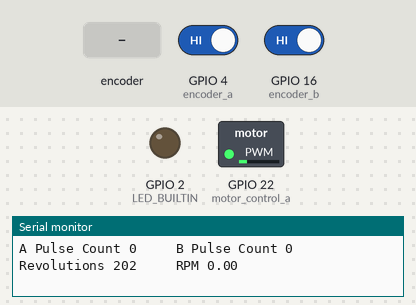
This sketch was run on a simulated ESP32. On the bench: switched loads named in the sketch (green lamp = pin HIGH), output pins drawn as LEDs (lit = HIGH), the last lines printed to the serial monitor. The test bench sets the inputs (shaded band); at power-on: GPIO 4 (encoder_a) HIGH, GPIO 16 (encoder_b) HIGH. Pins used as bus, display or sensor lines are not drawn.

Above: at 1.2 s.
1.3 s: rotary encoder on GPIO 4 (encoder_a) / GPIO 16 (encoder_b) turned 1 step (first pin leading)
At 1.9 s:
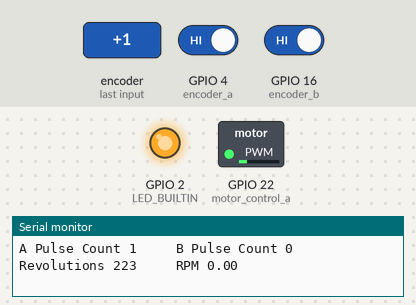
3.0 s: rotary encoder on GPIO 4 (encoder_a) / GPIO 16 (encoder_b) turned 2 steps (second pin leading)
At 3.8 s:
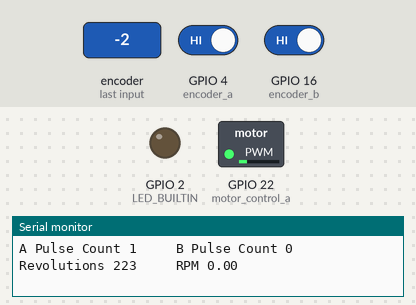
Timing chart, 0 to 6.0 s (numbered marks = the images above; inputs shaded):
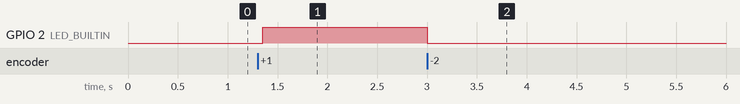

Measured:
- after the input at 1.3 s, GPIO 2 (LED_BUILTIN): LOW → HIGH after 0.05 s
- after the input at 3.0 s, GPIO 2 (LED_BUILTIN): HIGH → LOW at once

The sketch:

MicroMotorTest.ino
```cpp
int LED_BUILTIN = 2;
int encoder_a = 4;
int encoder_b = 16;
volatile int encoder_a_state = 0;
volatile int encoder_a_prev_state = 0;
volatile int encoder_b_state = 0;
volatile int encoder_b_prev_state = 0;
bool encoder_a_changed = false;
bool encoder_b_changed = false;
bool is_forwards = false;
bool go_forwards = true;

long previous_millis = 0;
long interval = 500;  // interval at which to change motor direction (milliseconds)

int motor_control_a = 22;
int motor_control_b = 23;


const int PWM_CHANNEL_A = 0;    // ESP32 has 16 channels which can generate 16 independent waveforms
const int PWM_CHANNEL_B = 0;    // ESP32 has 16 channels which can generate 16 independent waveforms
const int PWM_FREQ = 500;     // Recall that Arduino Uno is ~490 Hz. Official ESP32 example uses 5,000Hz
const int PWM_RESOLUTION = 8; // We'll use same resolution as Uno (8 bits, 0-255) but ESP32 can go up to 16 bits

// The max duty cycle value based on PWM resolution (will be 255 if resolution is 8 bits)
const int MAX_DUTY_CYCLE = (int)(pow(2, PWM_RESOLUTION) - 1);

volatile long pulse_count_a = 0;
volatile long pulse_count_b = 0;
long previous_pulse_count_a = 0;
long previous_pulse_count_b = 0;
int revolutions = 0;
// 7 CPR
// 210 reduction ratio
// 2940 pulses-per-rev (pulse = STATE CHANGE) [7*210*2]
const int PULSES_PER_REV = 2940;

float rpm = 0;


void IRAM_ATTR isrEncoderAChange(){
  encoder_a_state = digitalRead(encoder_a);
  pulse_count_a++;
}


void IRAM_ATTR isrEncoderBChange(){
  encoder_b_state = digitalRead(encoder_b);
  pulse_count_b++;
}


void motorChangeDirection(){
  if(go_forwards){
    go_forwards = false;
    motorBackwards(50);
  } else {
    go_forwards = true;
    motorForwards(50);
  }
}


void motorTest(){
  // go forwards
  ledcDetachPin(motor_control_b);
  ledcAttachPin(motor_control_a, PWM_CHANNEL_A);

  // fade up PWM on given channel
  for(int dutyCycle = 0; dutyCycle <= MAX_DUTY_CYCLE; dutyCycle++){
    ledcWrite(PWM_CHANNEL_A, dutyCycle);
    Serial.print(" Duty cycle set to ");
    Serial.println(dutyCycle);
    delay(100);
  }

  // turn off channel A
  ledcWrite(PWM_CHANNEL_A, 0);

  // go backwards
  ledcDetachPin(motor_control_a);
  ledcAttachPin(motor_control_b, PWM_CHANNEL_B);

  // fade up PWM on given channel
  for(int dutyCycle = 0; dutyCycle <= MAX_DUTY_CYCLE; dutyCycle++){
    ledcWrite(PWM_CHANNEL_B, dutyCycle);
    Serial.print(" Duty cycle set to ");
    Serial.println(dutyCycle);
    delay(100);
  }

  // turn off channel B
  ledcWrite(PWM_CHANNEL_B, 0);
}


void motorForwards(uint8_t dutyCycle){
  // go forwards
  ledcDetachPin(motor_control_b);
  ledcAttachPin(motor_control_a, PWM_CHANNEL_A);
  ledcWrite(PWM_CHANNEL_A, dutyCycle);

}


void motorBackwards(uint8_t dutyCycle){
  // go backwards
  ledcDetachPin(motor_control_a);
  ledcAttachPin(motor_control_b, PWM_CHANNEL_B);
  ledcWrite(PWM_CHANNEL_B, dutyCycle);
}


void motorStop(){
  if(go_forwards){
    ledcWrite(PWM_CHANNEL_A, 0);
  } else {
    ledcWrite(PWM_CHANNEL_B, 0);
  }
}


void setup() {

  Serial.begin(115200);
  pinMode(LED_BUILTIN, OUTPUT);
  pinMode(encoder_a, INPUT);
  pinMode(encoder_b, INPUT);
  attachInterrupt(digitalPinToInterrupt(encoder_a), isrEncoderAChange, CHANGE);
  attachInterrupt(digitalPinToInterrupt(encoder_b), isrEncoderBChange, CHANGE);

  // Sets up a channel (0-15), a PWM duty cycle frequency, and a PWM resolution (1 - 16 bits)
  // ledcSetup(uint8_t channel, double freq, uint8_t resolution_bits);
  ledcSetup(PWM_CHANNEL_A, PWM_FREQ, PWM_RESOLUTION);
  ledcSetup(PWM_CHANNEL_B, PWM_FREQ, PWM_RESOLUTION);

  // ledcAttachPin(uint8_t pin, uint8_t channel);
  ledcAttachPin(motor_control_a, PWM_CHANNEL_A);
  ledcAttachPin(motor_control_b, PWM_CHANNEL_B);

  //Set both channels to 0
  ledcWrite(PWM_CHANNEL_A, 0);
  ledcWrite(PWM_CHANNEL_B, 0);

  // set initial forwards to 50/255 duty cycle
  motorForwards(50);

}


void loop() {

  unsigned long current_millis = millis();

  if(current_millis - previous_millis > interval) {

    unsigned long time_difference_millis = current_millis - previous_millis;

    // calculate current rpm;
    float pulse_difference_a = pulse_count_a - previous_pulse_count_a;
    previous_pulse_count_a = pulse_count_a;
    previous_pulse_count_b = pulse_count_b;
    rpm = ((pulse_difference_a/PULSES_PER_REV) / (float(time_difference_millis)/1000)) * 60;

    previous_millis = current_millis;
  }


  if(pulse_count_a % PULSES_PER_REV == 0 || pulse_count_b % PULSES_PER_REV == 0){
    revolutions+=1;
    Serial.print("A Pulse Count ");
    Serial.print(pulse_count_a);
    Serial.print("     B Pulse Count ");
    Serial.print(pulse_count_b);
    Serial.print("     Revolutions ");
    Serial.print(revolutions);
    Serial.print("     RPM ");
    Serial.println(rpm);

    if(revolutions%4 == 0){
      motorChangeDirection();
    }
    if(revolutions%20 == 0){
      motorForwards(255);
    } else if (revolutions%10 == 0) {
      motorForwards(50);
    }
    //pulse_count_a = 0;
    //pulse_count_b = 0;
  }


  if(encoder_a_prev_state != encoder_a_state){
    noInterrupts();
    if(encoder_a_state != encoder_b_state){
      digitalWrite(LED_BUILTIN, 1);
      is_forwards = true;
    } else {
      digitalWrite(LED_BUILTIN, 0);
      is_forwards = false;
    }

  }

  if(encoder_b_prev_state != encoder_b_state){
    noInterrupts();
    if(encoder_b_state == encoder_a_state){
      digitalWrite(LED_BUILTIN, 1);
      is_forwards = true;
    } else {
      digitalWrite(LED_BUILTIN, 0);
      is_forwards = false;
    }
  }

  encoder_a_prev_state = encoder_a_state;
  encoder_b_prev_state = encoder_b_state;
  interrupts();

}
```
